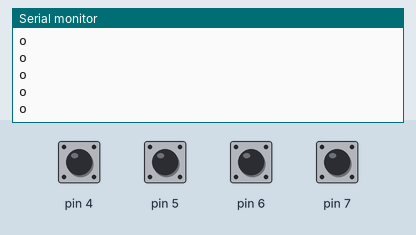
The sketch below on a simulated Arduino Uno, built with avr-gcc and run on an emulated ATmega328P. On the bench: the last lines printed to the serial monitor. The test bench sets the inputs (shaded band); at power-on: pin 4–7 HIGH. No radio packets arrive unless stated.

Above: at 1.3 s.
1.4 s: pin 4 pulled LOW for 0.3 s
At 1.81 s:
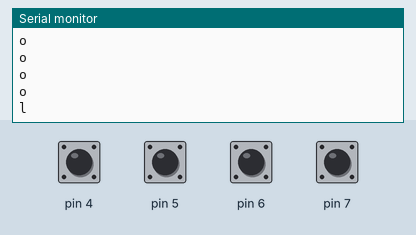
3.2 s: pin 5 pulled LOW for 0.3 s
At 3.63 s:
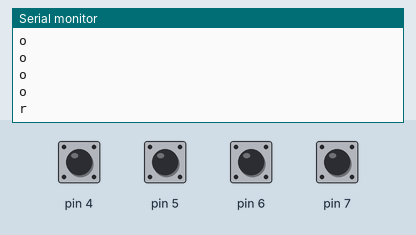
5.0 s: pin 6 pulled LOW for 0.3 s
At 5.46 s:
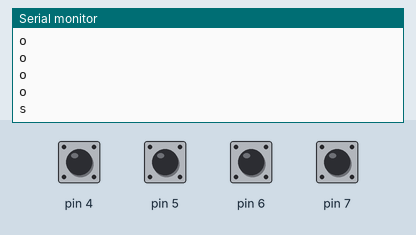
6.8 s: pin 7 pulled LOW for 0.3 s
At 7.28 s:
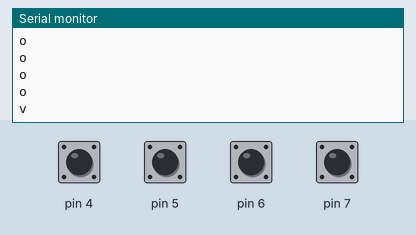

Measured:
- after the input at 1.4 s, the serial monitor: prints a new line after 0.22 s (image 1)
- after the input at 3.2 s, the serial monitor: prints a new line after 0.25 s (image 2)
- after the input at 5.0 s, the serial monitor: prints a new line after 0.27 s (image 3)
- after the input at 6.8 s, the serial monitor: prints a new line after 0.30 s (image 4)

The sketch:

Traffic_Transmiter.ino
```cpp
// ask_transmitter.pde
// -*- mode: C++ -*-
// Simple example of how to use RadioHead to transmit messages
// with a simple ASK transmitter in a very simple way.
// Implements a simplex (one-way) transmitter with an TX-C1 module

//RF Connects VCC to 5V, GND to GND, Data to GPIO12

#include <RH_ASK.h>
#include <SPI.h> // Not actually used but needed to compile

RH_ASK driver;
int i=0;
void setup()
{
    pinMode(4,INPUT_PULLUP);
    pinMode(5,INPUT_PULLUP);
    pinMode(6,INPUT_PULLUP);
    pinMode(7,INPUT_PULLUP);
    Serial.begin(9600);	  // Debugging only
    if (!driver.init())
         Serial.println("init failed");
}

void loop()
{
    char *msg;

    if(digitalRead(4) == LOW)
      msg = "l";
    else if(digitalRead(5) == LOW)
      msg = "r";
    else if(digitalRead(6) == LOW)
      msg = "s";
    else if(digitalRead(7) == LOW)
      msg = "v";
    else
      msg = "o";

    driver.send((uint8_t *)msg, strlen(msg));
    driver.waitPacketSent();
    Serial.println(msg);
    delay(200);
}
```
